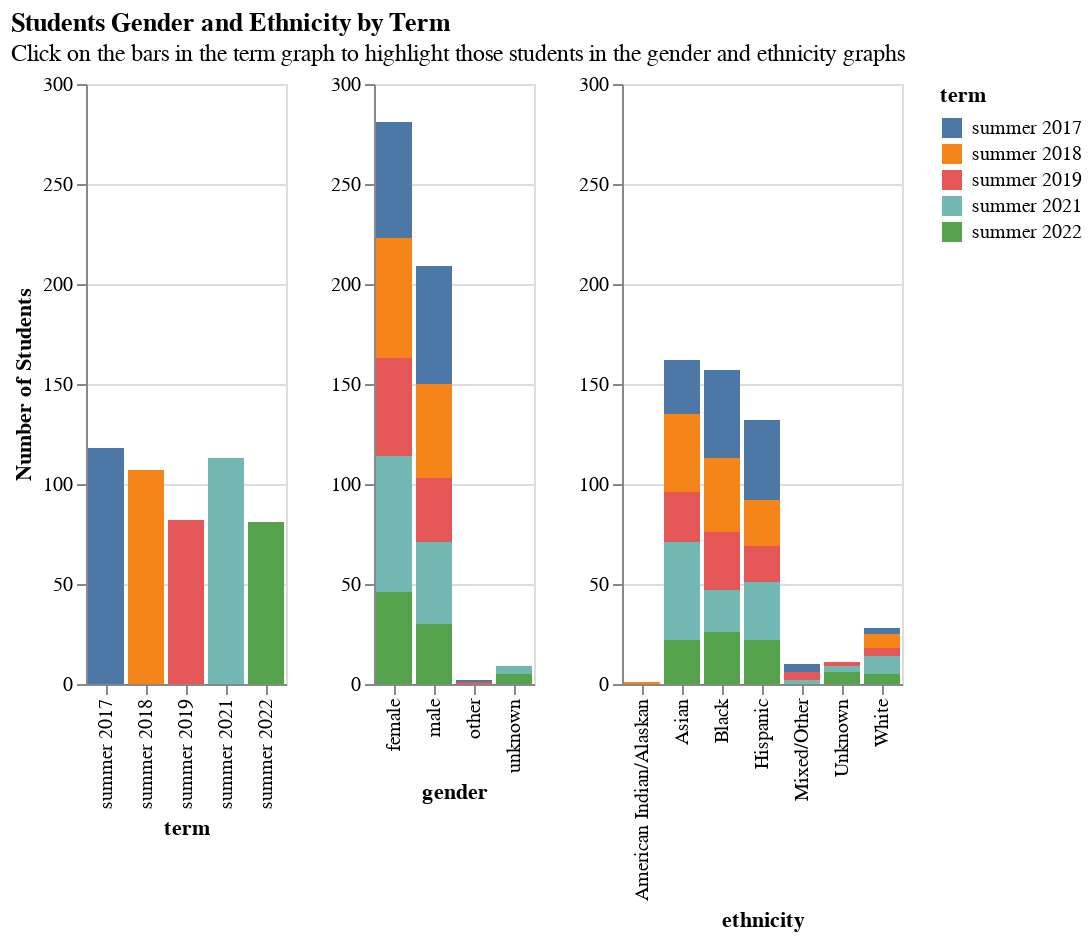

Write notebook code for a chart like this one.
### Code cell
click = alt.selection_multi(encodings=['x'])

base = alt.Chart(summer_df).mark_bar(size=18).encode(
    y = alt.Y("count()", scale=alt.Scale(domain=(0, 300)),
             axis=alt.Axis(title='Number of Students')),
    x = 'term',
    color = alt.condition(click, 'term', alt.value('lightgray'))
).add_selection(
    click
).properties(
    height=300,
    width=100
)

gender = alt.Chart(summer_df).mark_bar(size=18).encode(
    y = alt.Y("count()", scale=alt.Scale(domain=(0, 300)),
             axis=alt.Axis(title='')),
    x = "gender",
    color = "term"
).transform_filter(
    click
).properties(
    height=300,
    width=80
)

ethnicity = alt.Chart(summer_df_2).mark_bar(size=18).encode(
    y = alt.Y("count()", scale=alt.Scale(domain=(0, 300)),
             axis=alt.Axis(title='')),
    x = "ethnicity",
    color = "term"
).transform_filter(
    click
).properties(
    height=300,
    width=140
)

combo = base|gender|ethnicity

combo.properties(
    title={"text": "Students Gender and Ethnicity by Term",
          "subtitle": "Click on the bars in the term graph to highlight those students in the gender and ethnicity graphs"}
   
)

### Figure 1 — Vega-Lite specification as saved in the notebook (floating-point values rounded to 4 significant figures; data arrays with more than 128 entries replaced by an {"elided": "..."} marker saying what was removed)
{"config": {"view": {"continuousWidth": 400, "continuousHeight": 300}}, "hconcat": [{"mark": {"type": "bar", "size": 18}, "encoding": {"color": {"condition": {"field": "term", "type": "nominal", "selection": "selector001"}, "value": "lightgray"}, "x": {"field": "term", "type": "nominal"}, "y": {"aggregate": "count", "axis": {"title": "Number of Students"}, "scale": {"domain": [0, 300]}, "type": "quantitative"}}, "height": 300, "selection": {"selector001": {"type": "multi", "encodings": ["x"]}}, "width": 100}, {"mark": {"type": "bar", "size": 18}, "encoding": {"color": {"field": "term", "type": "nominal"}, "x": {"field": "gender", "type": "nominal"}, "y": {"aggregate": "count", "axis": {"title": ""}, "scale": {"domain": [0, 300]}, "type": "quantitative"}}, "height": 300, "transform": [{"filter": {"selection": "selector001"}}], "width": 80}, {"data": {"name": "data-33051de76a8fd1231e8ab5a9b4bcbc56"}, "mark": {"type": "bar", "size": 18}, "encoding": {"color": {"field": "term", "type": "nominal"}, "x": {"field": "ethnicity", "type": "nominal"}, "y": {"aggregate": "count", "axis": {"title": ""}, "scale": {"domain": [0, 300]}, "type": "quantitative"}}, "height": 300, "transform": [{"filter": {"selection": "selector001"}}], "width": 140}], "data": {"name": "data-8f25138a08367bc797ea5ac22cc3127e"}, "title": {"text": "Students Gender and Ethnicity by Term", "subtitle": "Click on the bars in the term graph to highlight those students in the gender and ethnicity graphs"}, "$schema": "https://vega.github.io/schema/vega-lite/v4.17.0.json", "datasets": {"data-8f25138a08367bc797ea5ac22cc3127e": {"elided": "501 records"}, "data-33051de76a8fd1231e8ab5a9b4bcbc56": {"elided": "501 records"}}}
